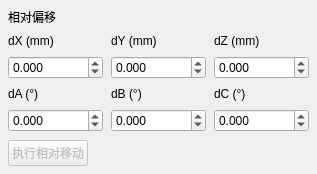
                    <widget class="QWidget" name="offsetSection">
                     <property name="engRole" stdset="0">
                      <string notr="true">controlSection</string>
                     </property>
                     <layout class="QVBoxLayout" name="offsetSectionLayout">
                      <property name="leftMargin">
                       <number>8</number>
                      </property>
                      <property name="topMargin">
                       <number>8</number>
                      </property>
                      <property name="rightMargin">
                       <number>8</number>
                      </property>
                      <property name="bottomMargin">
                       <number>8</number>
                      </property>
                      <property name="spacing">
                       <number>8</number>
                      </property>
                      <item>
                       <widget class="QLabel" name="offsetSectionTitle">
                        <property name="text">
                         <string>相对偏移</string>
                        </property>
                        <property name="textFormat">
                         <enum>Qt::PlainText</enum>
                        </property>
                        <property name="wordWrap">
                         <bool>true</bool>
                        </property>
                        <property name="engRole" stdset="0">
                         <string notr="true">section</string>
                        </property>
                       </widget>
                      </item>
                      <item>
                       <layout class="QGridLayout" name="offsetGrid" columnstretch="1,1,1">
                        <property name="leftMargin">
                         <number>0</number>
                        </property>
                        <property name="topMargin">
                         <number>0</number>
                        </property>
                        <property name="rightMargin">
                         <number>0</number>
                        </property>
                        <property name="bottomMargin">
                         <number>0</number>
                        </property>
                        <property name="spacing">
                         <number>8</number>
                        </property>
                        <item row="0" column="0">
                         <widget class="QLabel" name="offset_xTitle">
                          <property name="text">
                           <string>dX (mm)</string>
                          </property>
                          <property name="textFormat">
                           <enum>Qt::PlainText</enum>
                          </property>
                          <property name="wordWrap">
                           <bool>true</bool>
                          </property>
                         </widget>
                        </item>
                        <item row="1" column="0">
                         <widget class="QDoubleSpinBox" name="offset_x">
                          <property name="decimals">
                           <number>3</number>
                          </property>
                          <property name="minimum">
                           <double>-1000000000</double>
                          </property>
                          <property name="maximum">
                           <double>1000000000</double>
                          </property>
                          <property name="keyboardTracking">
                           <bool>false</bool>
                          </property>
                          <property name="minimumSize">
                           <size>
                            <width>70</width>
                            <height>0</height>
                           </size>
                          </property>
                          <property name="toolTip">
                           <string>单位按参考界面显示；设备范围与单位换算仍须按服务端协议核实。</string>
                          </property>
                         </widget>
                        </item>
                        <item row="0" column="1">
                         <widget class="QLabel" name="offset_yTitle">
                          <property name="text">
                           <string>dY (mm)</string>
                          </property>
                          <property name="textFormat">
                           <enum>Qt::PlainText</enum>
                          </property>
                          <property name="wordWrap">
                           <bool>true</bool>
                          </property>
                         </widget>
                        </item>
                        <item row="1" column="1">
                         <widget class="QDoubleSpinBox" name="offset_y">
                          <property name="decimals">
                           <number>3</number>
                          </property>
                          <property name="minimum">
                           <double>-1000000000</double>
                          </property>
                          <property name="maximum">
                           <double>1000000000</double>
                          </property>
                          <property name="keyboardTracking">
                           <bool>false</bool>
                          </property>
                          <property name="minimumSize">
                           <size>
                            <width>70</width>
                            <height>0</height>
                           </size>
                          </property>
                          <property name="toolTip">
                           <string>单位按参考界面显示；设备范围与单位换算仍须按服务端协议核实。</string>
                          </property>
                         </widget>
                        </item>
                        <item row="0" column="2">
                         <widget class="QLabel" name="offset_zTitle">
                          <property name="text">
                           <string>dZ (mm)</string>
                          </property>
                          <property name="textFormat">
                           <enum>Qt::PlainText</enum>
                          </property>
                          <property name="wordWrap">
                           <bool>true</bool>
                          </property>
                         </widget>
                        </item>
                        <item row="1" column="2">
                         <widget class="QDoubleSpinBox" name="offset_z">
                          <property name="decimals">
                           <number>3</number>
                          </property>
                          <property name="minimum">
                           <double>-1000000000</double>
                          </property>
                          <property name="maximum">
                           <double>1000000000</double>
                          </property>
                          <property name="keyboardTracking">
                           <bool>false</bool>
                          </property>
                          <property name="minimumSize">
                           <size>
                            <width>70</width>
                            <height>0</height>
                           </size>
                          </property>
                          <property name="toolTip">
                           <string>单位按参考界面显示；设备范围与单位换算仍须按服务端协议核实。</string>
                          </property>
                         </widget>
                        </item>
                        <item row="2" column="0">
                         <widget class="QLabel" name="offset_aTitle">
                          <property name="text">
                           <string>dA (°)</string>
                          </property>
                          <property name="textFormat">
                           <enum>Qt::PlainText</enum>
                          </property>
                          <property name="wordWrap">
                           <bool>true</bool>
                          </property>
                         </widget>
                        </item>
                        <item row="3" column="0">
                         <widget class="QDoubleSpinBox" name="offset_a">
                          <property name="decimals">
                           <number>3</number>
                          </property>
                          <property name="minimum">
                           <double>-1000000000</double>
                          </property>
                          <property name="maximum">
                           <double>1000000000</double>
                          </property>
                          <property name="keyboardTracking">
                           <bool>false</bool>
                          </property>
                          <property name="minimumSize">
                           <size>
                            <width>70</width>
                            <height>0</height>
                           </size>
                          </property>
                          <property name="toolTip">
                           <string>单位按参考界面显示；设备范围与单位换算仍须按服务端协议核实。</string>
                          </property>
                         </widget>
                        </item>
                        <item row="2" column="1">
                         <widget class="QLabel" name="offset_bTitle">
                          <property name="text">
                           <string>dB (°)</string>
                          </property>
                          <property name="textFormat">
                           <enum>Qt::PlainText</enum>
                          </property>
                          <property name="wordWrap">
                           <bool>true</bool>
                          </property>
                         </widget>
                        </item>
                        <item row="3" column="1">
                         <widget class="QDoubleSpinBox" name="offset_b">
                          <property name="decimals">
                           <number>3</number>
                          </property>
                          <property name="minimum">
                           <double>-1000000000</double>
                          </property>
                          <property name="maximum">
                           <double>1000000000</double>
                          </property>
                          <property name="keyboardTracking">
                           <bool>false</bool>
                          </property>
                          <property name="minimumSize">
                           <size>
                            <width>70</width>
                            <height>0</height>
                           </size>
                          </property>
                          <property name="toolTip">
                           <string>单位按参考界面显示；设备范围与单位换算仍须按服务端协议核实。</string>
                          </property>
                         </widget>
                        </item>
                        <item row="2" column="2">
                         <widget class="QLabel" name="offset_cTitle">
                          <property name="text">
                           <string>dC (°)</string>
                          </property>
                          <property name="textFormat">
                           <enum>Qt::PlainText</enum>
                          </property>
                          <property name="wordWrap">
                           <bool>true</bool>
                          </property>
                         </widget>
                        </item>
                        <item row="3" column="2">
                         <widget class="QDoubleSpinBox" name="offset_c">
                          <property name="decimals">
                           <number>3</number>
                          </property>
                          <property name="minimum">
                           <double>-1000000000</double>
                          </property>
                          <property name="maximum">
                           <double>1000000000</double>
                          </property>
                          <property name="keyboardTracking">
                           <bool>false</bool>
                          </property>
                          <property name="minimumSize">
                           <size>
                            <width>70</width>
                            <height>0</height>
                           </size>
                          </property>
                          <property name="toolTip">
                           <string>单位按参考界面显示；设备范围与单位换算仍须按服务端协议核实。</string>
                          </property>
                         </widget>
                        </item>
                       </layout>
                      </item>
                      <item alignment="Qt::AlignLeft">
                       <widget class="QPushButton" name="moveCouchOffsetButton">
                        <property name="text">
                         <string>执行相对移动</string>
                        </property>
                        <property name="enabled">
                         <bool>false</bool>
                        </property>
                        <property name="engRole" stdset="0">
                         <string notr="true">primary</string>
                        </property>
                        <property name="toolTip">
                         <string>device.moveCouchOffset</string>
                        </property>
                       </widget>
                      </item>
                     </layout>
                    </widget>
